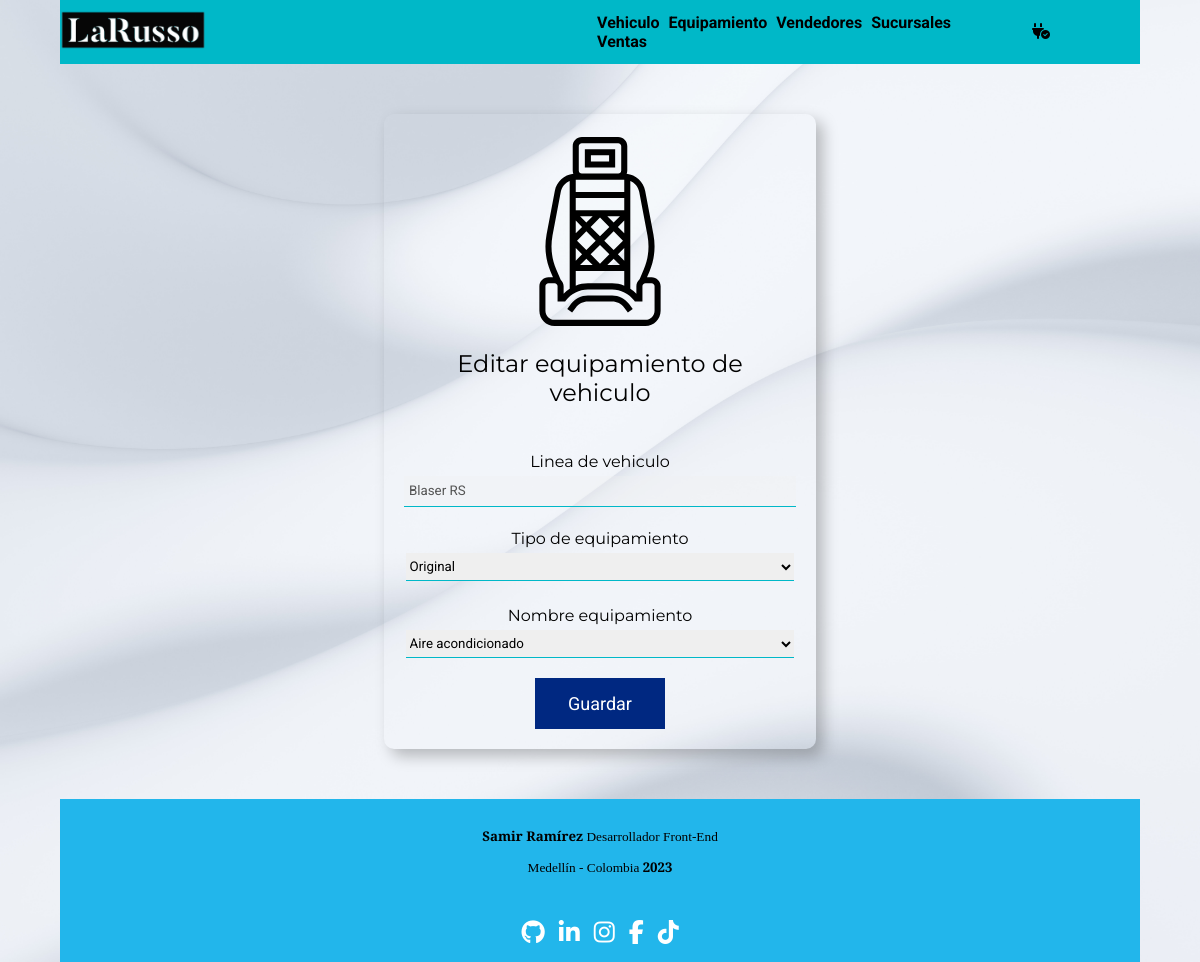
The page /equipamiento/crear/equipamientoxmodelo/editar/frm-editar.php?ide=10 on the database its author committed.
### tables this page shows
CREATE TABLE `equipamiento_x_modelo` (
  `id_eq_x_modelo` int(8) NOT NULL,
  `Id_vehiculo` int(8) NOT NULL,
  `id_equipamiento` int(8) NOT NULL,
  `id_tipo_eq` int(8) NOT NULL
);

CREATE TABLE `vehiculos` (
  `Id_vehiculo` int(8) NOT NULL,
  `marca_veh` varchar(30) NOT NULL,
  `serie_veh` varchar(30) NOT NULL,
  `modelo_veh` varchar(5) NOT NULL,
  `bastidor_veh` varchar(20) NOT NULL,
  `potencia_veh` varchar(20) NOT NULL,
  `motor_veh` varchar(15) NOT NULL,
  `nro_cilindros_veh` varchar(10) NOT NULL,
  `cilindrada_veh` varchar(10) NOT NULL,
  `precio_veh` int(15) NOT NULL,
  `descuento_veh` decimal(5,0) NOT NULL
);

CREATE TABLE `tipo_equipamiento` (
  `id_tipo_eq` int(8) NOT NULL,
  `nombre_tipo_eq` varchar(30) NOT NULL
);

CREATE TABLE `equipamiento` (
  `id_equipamiento` int(8) NOT NULL,
  `nombre_eq` varchar(30) NOT NULL,
  `precio_eq` int(7) NOT NULL
);

### equipamiento/crear/equipamientoxmodelo/editar/funcion-editar.php (the view, shortened to what this page needs)
<?php
    if(@$ide= $_GET["ide"]) {
        $consult= "SELECT exm.*, m.serie_veh, ne.nombre_eq, te.nombre_tipo_eq FROM equipamiento_x_modelo AS exm JOIN vehiculos AS m ON exm.Id_vehiculo=m.Id_vehiculo JOIN equipamiento AS ne ON exm.id_equipamiento=ne.id_equipamiento JOIN tipo_equipamiento AS te ON exm.id_tipo_eq=te.id_tipo_eq WHERE id_eq_x_modelo= '$ide'";
        if($result= mysqli_query($cnx, $consult)) {
            $row= mysqli_fetch_array($result);
            echo "<form method='POST' action='sucess-edit.php' class='frm-tipo-create'>
            <div class='cont-img'>
                <img class='img-tipo-create' src='../../../../assents/img/lagicons/baby-car-child-svgrepo-com.svg' alt=''>
            </div>
            <p class='p-create'>
                Editar equipamiento de vehiculo
            </p>
            <div class='cont-inp-creatipo'>
                <input type='text' class='inp-create' name='id' value='$ide' style='display: none;'>
            </div>
            <div class='cont-inp-creatipo'>
                <label class='lbl-eq' for=''>Linea de vehiculo</label>
                <input type='text' class='inp-create' disabled='disabled' name='equip' value=' ".$row['serie_veh']." '>
            </div>
            <div class='cont-inp-creatipo'>
                <label class='lbl-eq' for=''>Tipo de equipamiento</label>
                <select class='inp-create' name='' id=''>
                    <option value=''>".$row['nombre_tipo_eq']."</option>
                </select>
            </div>
            <div class='cont-inp-creatipo'>
                <label class='lbl-eq' for=''>Nombre equipamiento</label>
                <select class='inp-create' name='' id=''>
                    <option value=''>".$row['nombre_eq']."</option>
                </select>
            </div>
            <div class='cont-btns'>
                <input class='btn-creatipo' type='submit' value='Guardar'>
            </div>
    </form>";
        }
    }
?>

### assents/css/equipamiento/tipos/crear/crear-tipos.css (style rules this page uses)
body { background-image: url(../../../../img/pattern.jpg); background-repeat: no-repeat; background-size: cover; }
.frm-tipo-create { width: 100%; border-radius: 10px; box-shadow: 7px 7px 15px rgba(0, 0, 0, 25%); }
.cont-img { width: 90%; margin: 20px auto; display: grid; justify-content: center; }
.img-tipo-create { width: 50%; margin: auto; }
.p-create { width: 90%; margin: 10px auto; text-align: center; font-family: var(--fuentedos); font-size: x-large; margin-bottom: 20px; }
.lbl-eq { font-family: var(--fuentedos); font-size: medium; margin: 5px 0; margin-left: 0; }
.cont-inp-creatipo { display: grid; justify-items: center; margin-bottom: 20px; }
.inp-create { width: 90%; height: 100%; margin-bottom: 10px; border: none; border-bottom: 1px solid var(--colorcuatro); font-family: var(--fuenteuno); }
.cont-btns { display: grid; justify-items: center; margin: 20px 0; }
.btn-creatipo { width: 30%; border: none; color: white; background-color: var(--colortres); padding: 15px; font-family: var(--fuenteuno); font-size: large; }

### rows shown on the page
equipamiento_x_modelo: equip "Blaser RS", id_tipo_eq.nombre_tipo_eq "Original", id_equipamiento.nombre_eq "Aire acondicionado"
